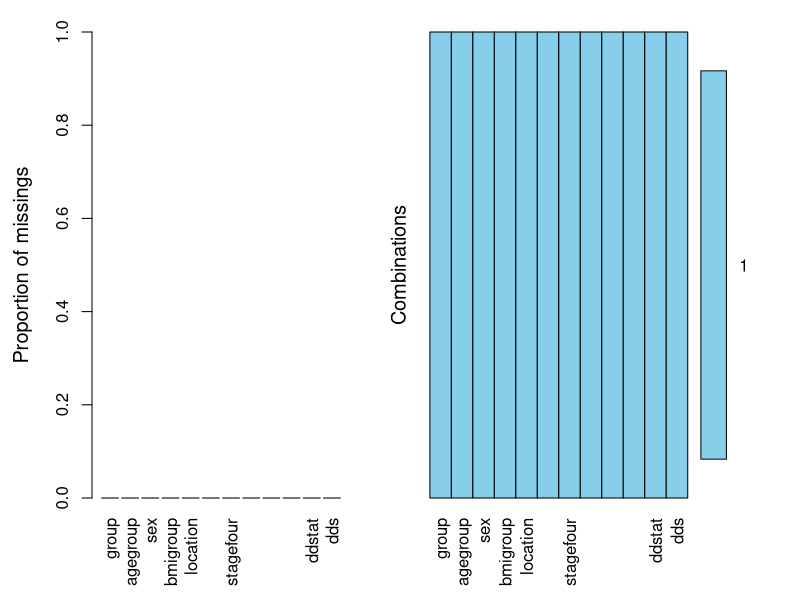

Source code (R): (Note: this script raises an error after producing the figure.)
# Cox回归 列线图
setwd('~/Downloads')

library(foreign)
library(rms)
library(dplyr)
library(survival)
library(VIM)

gc_cox <- read.csv('gc_cox.csv')
gc <- select(gc_cox,one_of(c('group','agegroup','sex','bmigroup','location','tumorsizegroup','stagefour','op__modified_titlerecode','lymphaenectomy','adjuve0t_chemo','ddstat','dds')))

aggr(gc,prop=T,numbers=T)

gc$Stage <- as.factor(ifelse(gc$stagefour==1,'I',ifelse(gc$stagefour==2,'II',ifelse(gc$stagefour==3,'III','IV'))))
gc$Group <- as.factor(ifelse(gc$group==1,'USA','CHINA'))
gc$Location <- as.factor(ifelse(gc$location==1,'U&G',ifelse(gc$location==2,'M',ifelse(gc$location==3,'L','T'))))

coxm <- cph(Surv(dds,ddstat)~Stage+Group+tumorsizegroup+Location+lymphaenectomy+op__modified_titlerecode+adjuve0t_chemo+agegroup+sex+bmigroup,x=T,y=T,data=gc,surv=T)

dd<-datadist(gc)
options(datadist='dd')

surv <- Survival(coxm)

surv1 <- function(x)surv(1*12,lp=x)
surv2 <- function(x)surv(3*12,lp=x)
surv3 <- function(x)surv(5*12,lp=x)

plot(nomogram(coxm,fun=list(surv1,surv2,surv3),lp= F,funlabel=c('1-Year Survival','3-Year survival','5-Year Survival'),maxscale=10,fun.at=c('0.9','0.85','0.80','0.70','0.6','0.5','0.4','0.3','0.2')),xfrac=.45)

pdf('Nomogram_Cox.pdf',height=20,width=15)
plot(nomogram(coxm,fun=list(surv1,surv2,surv3),lp=F,funlabel=c('1-year Survival','3-year Survival','5-year Survival'),maxscale=100,fun.at=c('0.9','0.85','0.80','0.70','0.6','0.5','0.4','0.3','0.2')))
dev.off()
